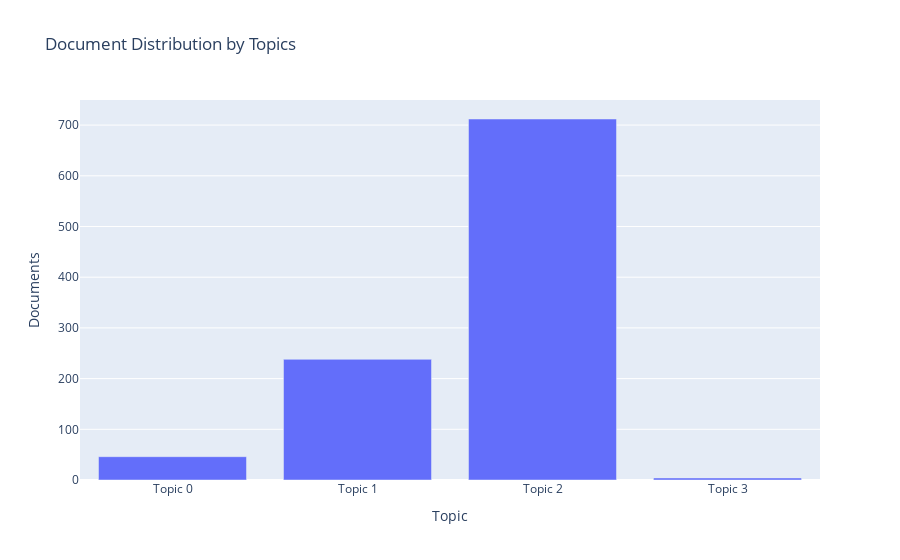

Source (notebook cell):
### Markdown cell above
## Distribuição de tópicos

### Code cell
plot_model(lda, plot = 'topic_distribution')

### Figure 1 — Plotly figure (JSON) as saved in the notebook; plotly's stock layout.template omitted (floating-point values rounded to 4 significant figures)
{"data": [{"textposition": "auto", "hovertemplate": "Topic=%{x}<br>Documents=%{y}<br>Keyword=%{customdata[0]}", "showlegend": false, "legendgroup": "", "name": "", "yaxis": "y", "customdata": [["loan, farmer, also, farm, rice, use, small, land, area, many"], ["business, sell, loan, year, product, work, home, help, make, use"], ["business, loan, child, year, sell, school, buy, family, able, old"], ["water, high, brick, village, computer, milk, must, economy, problem, bag"]], "y": [46, 238, 712, 4], "hoverlabel": {"namelength": 0}, "offsetgroup": "", "xaxis": "x", "marker": {"color": "#636efa"}, "x": ["Topic 0", "Topic 1", "Topic 2", "Topic 3"], "alignmentgroup": "True", "type": "bar", "orientation": "v"}], "layout": {"yaxis": {"domain": [0, 1], "anchor": "x", "title": {"text": "Documents"}}, "title": {"text": "Document Distribution by Topics"}, "barmode": "relative", "xaxis": {"domain": [0, 1], "anchor": "y", "title": {"text": "Topic"}}, "legend": {"tracegroupgap": 0}}}
